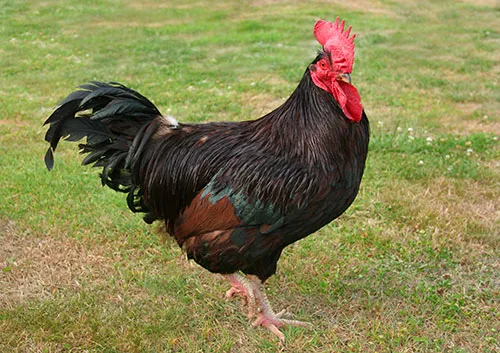
#> input picture CSE4182 - Digital Image Processing/assignment 4/hen.webp, 500 x 353 px, found by its file name
$ jupyter execute 'Problem 1.ipynb'
#> lines starting #> are read from the running program, lines starting #| are printed output that depends on the picture
[cell 1]
import numpy as np
import cv2
import matplotlib.pyplot as plt

[cell 2]
hen = plt.imread('assignment 4/hen.webp')
#> hen is the input picture: shape (353, 500, 3); mean R, G, B 134.1, 130.5, 80.6
print(hen.shape)
#| (353, 500, 3)
plt.imshow(hen)

[cell 3]
gray_hen = cv2.cvtColor(hen,cv2.COLOR_RGB2GRAY)
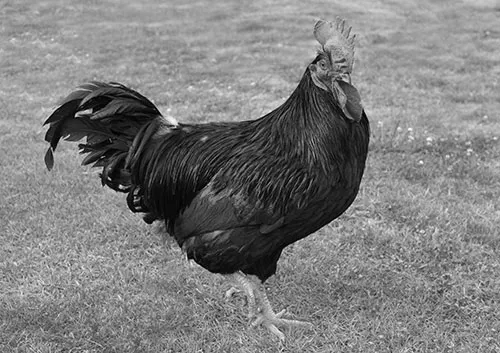
#> gray_hen: shape (353, 500); min 0, max 252, mean 125.9
plt.imshow(gray_hen,cmap='gray')

[cell 4]
array = []
total = 0
for i in range (256):
    total += (gray_hen==i).sum()
    array.append((gray_hen==i).sum())
#> this loop made 256 passes
#> total on passes 1 to 3: 34, 91, 150
#> after the loop, array = 256 values, max 3159 at index 156, min 0 at index 240, mean 689.5; total = 176500
print(gray_hen.shape[0]*gray_hen.shape[1],total)
#| 176500 176500

[cell 5]
plt.bar(range(256),array,width=1)
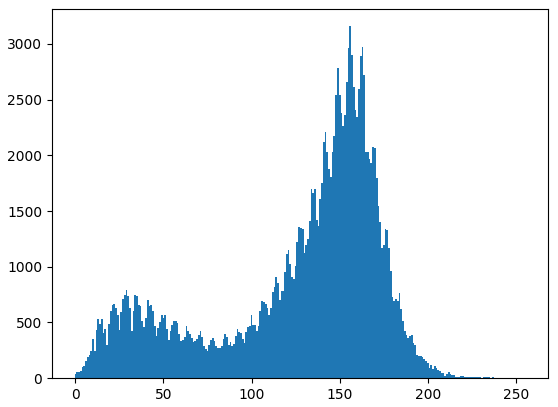
#> figure drawn by matplotlib, 1 panel; tallest bar 3159 high, from x = 155.5 to 156.5

[cell 6]
plt.hist(gray_hen.ravel(),255,[0,255])
print(gray_hen.shape)
#| (353, 500)
#> figure, not shown here; tallest bar 3159 high, from x = 156 to 157
